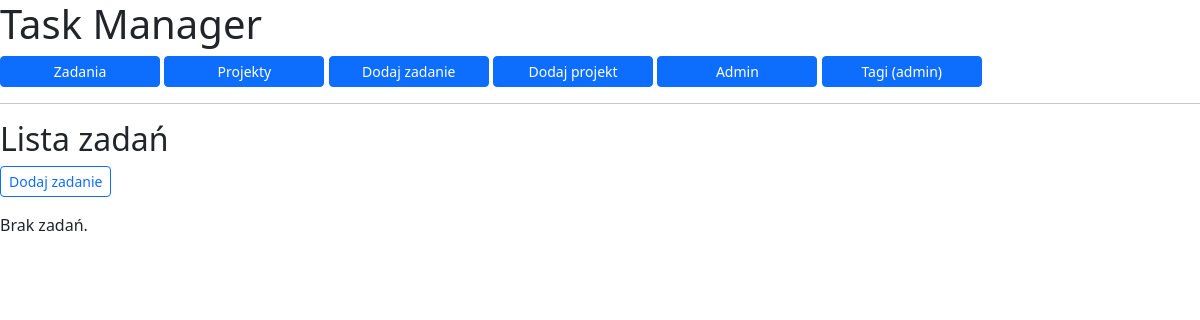
The app's page /, older data.
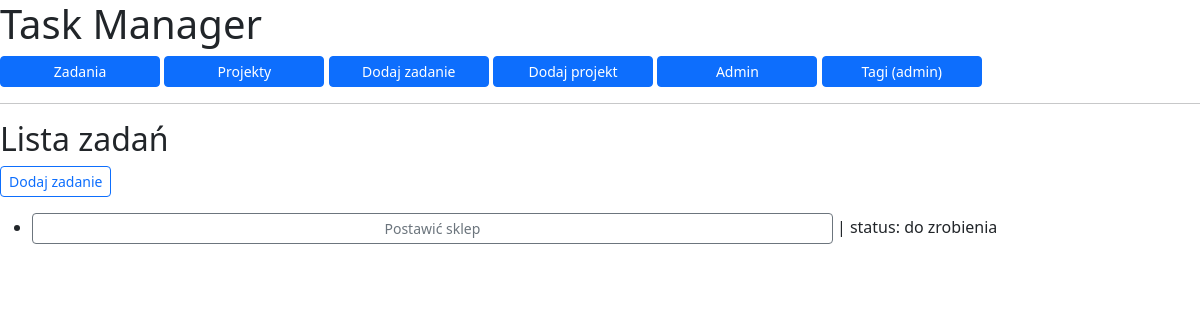
The same page, newer data.
### todos/models.py (models this page shows, shortened)
class Task(models.Model):
    class Status(models.TextChoices):
        TODO = "do zrobienia", "Do zrobienia"
        DOING = "w trakcie", "W trakcie"
        DONE = "zrobione", "Zrobione"
    project = models.ForeignKey(
        Project,
        on_delete=models.CASCADE,
        related_name="tasks",
    )
    title = models.CharField(max_length=100)
    description = models.TextField(blank=True)
    status = models.CharField(
        max_length=12,
        choices=Status.choices,
        default=Status.TODO,
    )
    due_date = models.DateField(blank=True, null=True)
    created_at = models.DateTimeField(auto_now_add=True)
    tags = models.ManyToManyField(
        Tag,
        blank=True,
        related_name="tasks",
    )
    class Meta:
        ordering = ["-created_at"]

### todos/views.py (the view)
# urls.py: path("", TaskListView.as_view(), name="task_list"),
class TaskListView(ListView):
    model = Task
    context_object_name = "tasks"

### todos/templates/todos/task_list.html
{% extends "base.html" %}
{% block content %}
<h2>Lista zadań</h2>
<p>
    <a href="{% url 'task_add' %}" class="btn btn-outline-primary btn-sm">Dodaj zadanie</a>
</p>
{% if tasks %}
    <ul>
        {% for task in tasks %}
            <li>
                <a href="{% url 'task_detail' task.pk %}" class="btn btn-outline-secondary btn-sm" style="width: 100ch;">
                    {{ task.title }}
                </a>
                | status: {{ task.status }}
            </li>
        {% endfor %}
    </ul>
{% else %}
    <p>Brak zadań.</p>
{% endif %}
{% endblock %}

### templates/base.html (shortened to what this page needs)
<!DOCTYPE html>
<html>
<head>
    <link href="https://cdn.jsdelivr.net/npm/bootstrap@5.3.3/dist/css/bootstrap.min.css" rel="stylesheet">
</head>
<body>
<h1>Task Manager</h1>
 <nav>
     <a href="{% url 'task_list' %}" class="btn btn-primary btn-sm" style="width: 20ch;">Zadania</a>
     <a href="{% url 'project_list' %}"class="btn btn-primary btn-sm" style="width: 20ch;">Projekty</a>
     <a href="{% url 'task_add' %}" class="btn btn-primary btn-sm" style="width: 20ch;">Dodaj zadanie</a>
     <a href="{% url 'project_add' %}"class="btn btn-primary btn-sm" style="width: 20ch;">Dodaj projekt</a>
     <a href="{% url 'admin:index' %}"class="btn btn-primary btn-sm" style="width: 20ch;">Admin</a>
     <a href="{% url 'admin:todos_tag_changelist' %}" class="btn btn-primary btn-sm" style="width: 20ch;">Tagi (admin) </a>
 </nav>
<hr>
{% block content %}
{% endblock %}
</body>
</html>

Row changes from the older to the newer data that the page shows:
added Task: title "Postawić sklep", status "do zrobienia"
Text that changed along with them:
text no longer shown: "Brak zadań."
